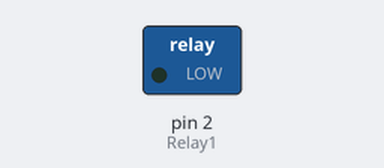
Recording of a sketch running on a simulated Arduino Uno, built with avr-gcc and run on an emulated ATmega328P. On the bench: switched loads named in the sketch (green lamp = pin HIGH). Dashed ring = blinking. What the sketch prints to the serial monitor is not drawn.

Above: at 0.5 s.
Timing chart, 0 to 4.6 s (numbered marks = the images above):
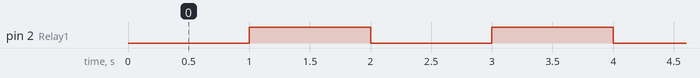

The sketch:

LAB_9_Relay_1ch.ino
```cpp
int Relay1 = 2;
void setup()
{
  Serial.begin(9600);
  pinMode(Relay1, OUTPUT);
  digitalWrite(Relay1, HIGH);
  Serial.println("Relay Open in setup");
}
void loop()
{
  digitalWrite(Relay1, LOW); // ส่งให้ไฟติด
  Serial.println("Relay Open");
  delay(1000);
  digitalWrite(Relay1, HIGH); // ส่งให้ไฟดับ
  Serial.println("Relay Close");
  delay(1000);
}
```

Measured:
- by itself, pin 2 (Relay1): alternates HIGH for 1.0 s and LOW for 1.0 s
